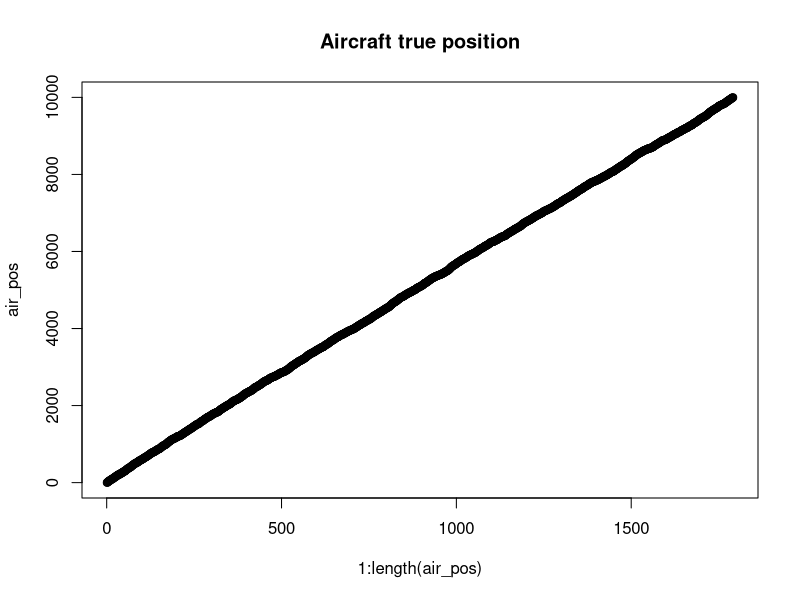
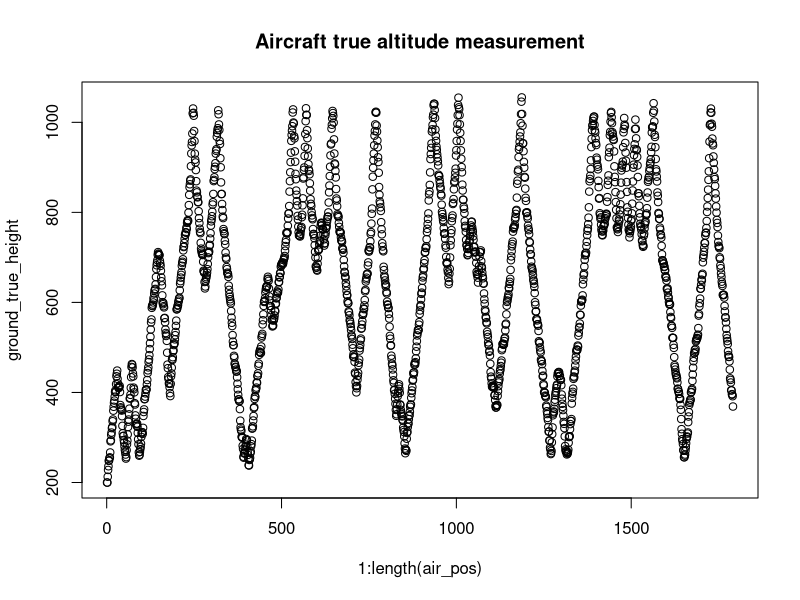
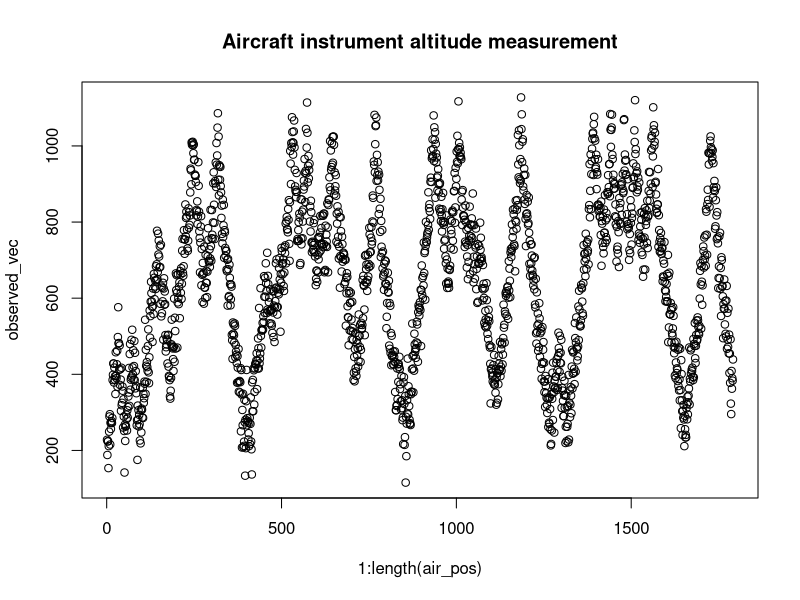

These charts were generated, in order, by the following R code:
## ---- chunk 1
knitr::opts_chunk$set(echo = TRUE)
## ---- chunk 2
min_v <- 1
max_v <- 10
aircraft_height <- 12000

# noise parameters
noise_mean <- 0 # assume that bias is correct
noise_sd <- 50
## ---- chunk 3
set.seed(12345)
dataset <- read.csv("terrain.csv")$x # TODO: read from data
cur_x <- 1
max_x <- length(dataset)
air_pos <- numeric()
while (cur_x <= max_x) {
    air_pos <- append(air_pos, c(cur_x)) # dynamic append
    cur_x <- cur_x + sample(min_v:max_v, 1)
}
ground_true_height <- dataset[air_pos]
## ---- chunk 4
plot(1:length(air_pos), air_pos, main = "Aircraft true position")
plot(1:length(air_pos), ground_true_height, main = "Aircraft true altitude measurement")
## ---- chunk 5
noise_vec <- rnorm(length(ground_true_height), mean = noise_mean, sd = noise_sd)
observed_vec <- ground_true_height + noise_vec
plot(1:length(air_pos), observed_vec, main = "Aircraft instrument altitude measurement")
